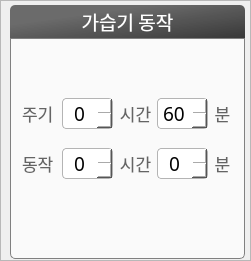
         <widget class="QFrame" name="frame_20">
          <property name="geometry">
           <rect>
            <x>314</x>
            <y>10</y>
            <width>251</width>
            <height>261</height>
           </rect>
          </property>
          <property name="frameShape">
           <enum>QFrame::StyledPanel</enum>
          </property>
          <property name="frameShadow">
           <enum>QFrame::Raised</enum>
          </property>
          <widget class="QLabel" name="label_35">
           <property name="geometry">
            <rect>
             <x>10</x>
             <y>5</y>
             <width>235</width>
             <height>33</height>
            </rect>
           </property>
           <property name="font">
            <font>
             <family>나눔스퀘어</family>
             <pointsize>14</pointsize>
             <weight>50</weight>
             <bold>false</bold>
            </font>
           </property>
           <property name="styleSheet">
            <string notr="true">background:qlineargradient(spread:pad, x1:0.3, y1:0.3, x2:1, y2:1, stop:0 rgba(70, 70, 70, 200), stop:1 rgba(40, 40, 40, 234));
border-top-left-radius:5px;
border-top-right-radius:5px;
border-bottom-left-radius:0px;
border-bottom-right-radius:0px;
color:white</string>
           </property>
           <property name="text">
            <string>가습기 동작</string>
           </property>
           <property name="alignment">
            <set>Qt::AlignCenter</set>
           </property>
          </widget>
          <widget class="QFrame" name="frame_21">
           <property name="geometry">
            <rect>
             <x>10</x>
             <y>38</y>
             <width>235</width>
             <height>221</height>
            </rect>
           </property>
           <property name="styleSheet">
            <string notr="true">background-color:rgba(255,255,255,180);
border:1px solid grey;
border-bottom-left-radius:5px;
border-bottom-right-radius:5px;</string>
           </property>
           <property name="frameShape">
            <enum>QFrame::StyledPanel</enum>
           </property>
           <property name="frameShadow">
            <enum>QFrame::Raised</enum>
           </property>
           <widget class="QSpinBox" name="humid_freq_h">
            <property name="geometry">
             <rect>
              <x>52</x>
              <y>60</y>
              <width>51</width>
              <height>31</height>
             </rect>
            </property>
            <property name="font">
             <font>
              <family>나눔스퀘어</family>
              <pointsize>14</pointsize>
             </font>
            </property>
            <property name="styleSheet">
             <string notr="true">QSpinBox{
border:1px solid rgb(180,180,180);
border-radius:4px;
color:black;
background-color:white;
}
QSpinBox::up-arrow {
image:url(:/img/resources/up-arrow.png);
}
QSpinBox::down-arrow {
image:url(:/img/resources/down-arrow.png);
}
QSpinBox::up-button {
 width: 15px; 
 height: 15px;
}
QSpinBox::down-button {
 width: 15px; 
 height: 15px;
}</string>
            </property>
            <property name="alignment">
             <set>Qt::AlignCenter</set>
            </property>
            <property name="maximum">
             <number>100</number>
            </property>
           </widget>
           <widget class="QSpinBox" name="humid_act_h">
            <property name="geometry">
             <rect>
              <x>52</x>
              <y>110</y>
              <width>51</width>
              <height>31</height>
             </rect>
            </property>
            <property name="font">
             <font>
              <family>나눔스퀘어</family>
              <pointsize>14</pointsize>
             </font>
            </property>
            <property name="styleSheet">
             <string notr="true">QSpinBox{
border:1px solid rgb(180,180,180);
border-radius:4px;
color:black;
background-color:white;
}
QSpinBox::up-arrow {
image:url(:/img/resources/up-arrow.png);
}
QSpinBox::down-arrow {
image:url(:/img/resources/down-arrow.png);
}
QSpinBox::up-button {
 width: 15px; 
 height: 15px;
}
QSpinBox::down-button {
 width: 15px; 
 height: 15px;
}</string>
            </property>
            <property name="alignment">
             <set>Qt::AlignCenter</set>
            </property>
            <property name="maximum">
             <number>100</number>
            </property>
           </widget>
           <widget class="QLabel" name="label_45">
            <property name="geometry">
             <rect>
              <x>12</x>
              <y>60</y>
              <width>41</width>
              <height>31</height>
             </rect>
            </property>
            <property name="font">
             <font>
              <family>나눔스퀘어</family>
              <pointsize>13</pointsize>
              <weight>50</weight>
              <bold>false</bold>
             </font>
            </property>
            <property name="styleSheet">
             <string notr="true">background:transparent;
border:transparent;
color:rgb(100,100,100);</string>
            </property>
            <property name="text">
             <string>주기</string>
            </property>
           </widget>
           <widget class="QLabel" name="label_46">
            <property name="geometry">
             <rect>
              <x>12</x>
              <y>110</y>
              <width>41</width>
              <height>31</height>
             </rect>
            </property>
            <property name="font">
             <font>
              <family>나눔스퀘어</family>
              <pointsize>13</pointsize>
              <weight>50</weight>
              <bold>false</bold>
             </font>
            </property>
            <property name="styleSheet">
             <string notr="true">background:transparent;
border:transparent;
color:rgb(100,100,100);</string>
            </property>
            <property name="text">
             <string>동작</string>
            </property>
           </widget>
           <widget class="QLabel" name="label_48">
            <property name="geometry">
             <rect>
              <x>105</x>
              <y>60</y>
              <width>41</width>
              <height>31</height>
             </rect>
            </property>
            <property name="font">
             <font>
              <family>나눔스퀘어</family>
              <pointsize>13</pointsize>
              <weight>50</weight>
              <bold>false</bold>
             </font>
            </property>
            <property name="styleSheet">
             <string notr="true">background:transparent;
border:transparent;
color:rgb(100,100,100);</string>
            </property>
            <property name="text">
             <string>시간</string>
            </property>
            <property name="alignment">
             <set>Qt::AlignCenter</set>
            </property>
           </widget>
           <widget class="QLabel" name="label_49">
            <property name="geometry">
             <rect>
              <x>105</x>
              <y>110</y>
              <width>41</width>
              <height>31</height>
             </rect>
            </property>
            <property name="font">
             <font>
              <family>나눔스퀘어</family>
              <pointsize>13</pointsize>
              <weight>50</weight>
              <bold>false</bold>
             </font>
            </property>
            <property name="styleSheet">
             <string notr="true">background:transparent;
border:transparent;
color:rgb(100,100,100);</string>
            </property>
            <property name="text">
             <string>시간</string>
            </property>
            <property name="alignment">
             <set>Qt::AlignCenter</set>
            </property>
           </widget>
           <widget class="QLabel" name="label_50">
            <property name="geometry">
             <rect>
              <x>197</x>
              <y>60</y>
              <width>31</width>
              <height>31</height>
             </rect>
            </property>
            <property name="font">
             <font>
              <family>나눔스퀘어</family>
              <pointsize>13</pointsize>
              <weight>50</weight>
              <bold>false</bold>
             </font>
            </property>
            <property name="styleSheet">
             <string notr="true">background:transparent;
border:transparent;
color:rgb(100,100,100);</string>
            </property>
            <property name="text">
             <string>분</string>
            </property>
            <property name="alignment">
             <set>Qt::AlignCenter</set>
            </property>
           </widget>
           <widget class="QLabel" name="label_51">
            <property name="geometry">
             <rect>
              <x>197</x>
              <y>110</y>
              <width>31</width>
              <height>31</height>
             </rect>
            </property>
            <property name="font">
             <font>
              <family>나눔스퀘어</family>
              <pointsize>13</pointsize>
              <weight>50</weight>
              <bold>false</bold>
             </font>
            </property>
            <property name="styleSheet">
             <string notr="true">background:transparent;
border:transparent;
color:rgb(100,100,100);</string>
            </property>
            <property name="text">
             <string>분</string>
            </property>
            <property name="alignment">
             <set>Qt::AlignCenter</set>
            </property>
           </widget>
           <widget class="QSpinBox" name="humid_freq_m">
            <property name="geometry">
             <rect>
              <x>147</x>
              <y>60</y>
              <width>51</width>
              <height>31</height>
             </rect>
            </property>
            <property name="font">
             <font>
              <family>나눔스퀘어</family>
              <pointsize>14</pointsize>
             </font>
            </property>
            <property name="styleSheet">
             <string notr="true">QSpinBox{
border:1px solid rgb(180,180,180);
border-radius:4px;
color:black;
background-color:white;
}
QSpinBox::up-arrow {
image:url(:/img/resources/up-arrow.png);
}
QSpinBox::down-arrow {
image:url(:/img/resources/down-arrow.png);
}
QSpinBox::up-button {
 width: 15px; 
 height: 15px;
}
QSpinBox::down-button {
 width: 15px; 
 height: 15px;
}</string>
            </property>
            <property name="frame">
             <bool>true</bool>
            </property>
            <property name="alignment">
             <set>Qt::AlignCenter</set>
            </property>
            <property name="maximum">
             <number>60</number>
            </property>
            <property name="value">
             <number>60</number>
            </property>
           </widget>
           <widget class="QSpinBox" name="humid_act_m">
            <property name="geometry">
             <rect>
              <x>147</x>
              <y>110</y>
              <width>51</width>
              <height>31</height>
             </rect>
            </property>
            <property name="font">
             <font>
              <family>나눔스퀘어</family>
              <pointsize>14</pointsize>
             </font>
            </property>
            <property name="styleSheet">
             <string notr="true">QSpinBox{
border:1px solid rgb(180,180,180);
border-radius:4px;
color:black;
background-color:white;
}
QSpinBox::up-arrow {
image:url(:/img/resources/up-arrow.png);
}
QSpinBox::down-arrow {
image:url(:/img/resources/down-arrow.png);
}
QSpinBox::up-button {
 width: 15px; 
 height: 15px;
}
QSpinBox::down-button {
 width: 15px; 
 height: 15px;
}</string>
            </property>
            <property name="alignment">
             <set>Qt::AlignCenter</set>
            </property>
            <property name="maximum">
             <number>60</number>
            </property>
           </widget>
          </widget>
          <zorder>frame_21</zorder>
          <zorder>label_35</zorder>
         </widget>
